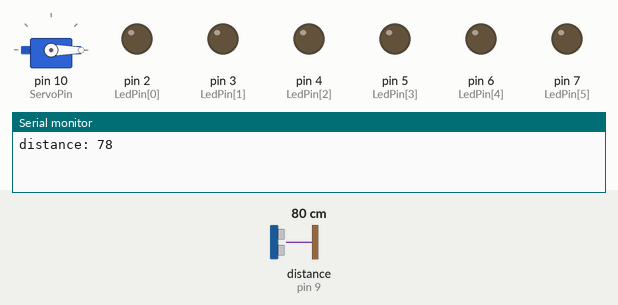
Bench run of a sketch on a simulated Arduino Uno, built with avr-gcc and run on an emulated ATmega328P. On the bench: servo, output pins drawn as LEDs (lit = HIGH), the last lines printed to the serial monitor. Wiring (inferred from the names in the program): ultrasonic range finder: trigger pin 8; echo pin 9. Inputs (shaded band) come from the test bench; at power-on: distance to the obstacle (sensor on pin 9) 80 cm. The echo pulse lasts 58.3 µs per cm; pins used as bus, display or sensor lines are not drawn.

Above: at 2.3 s.
2.4 s: distance to the obstacle (sensor on pin 9) set to 55 cm
4.5 s: distance to the obstacle (sensor on pin 9) set to 45 cm
At 6.3 s:
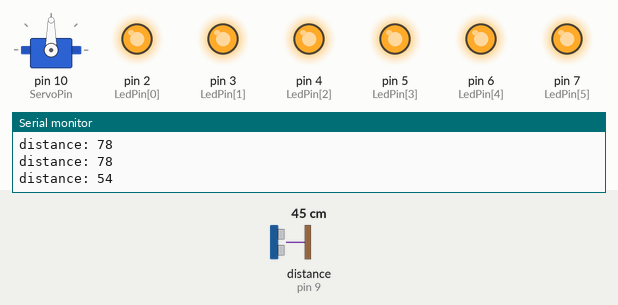
8.0 s: distance to the obstacle (sensor on pin 9) set to 60 cm
At 9.14 s:
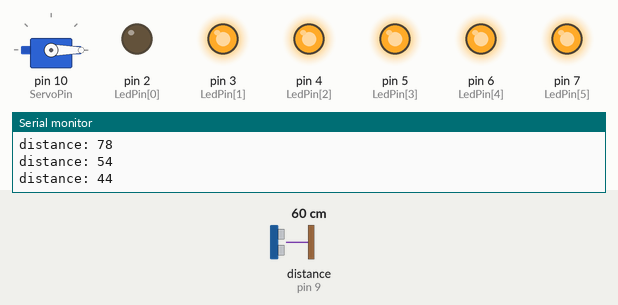
11.5 s: distance to the obstacle (sensor on pin 9) set to 2 cm
At 12.15 s:
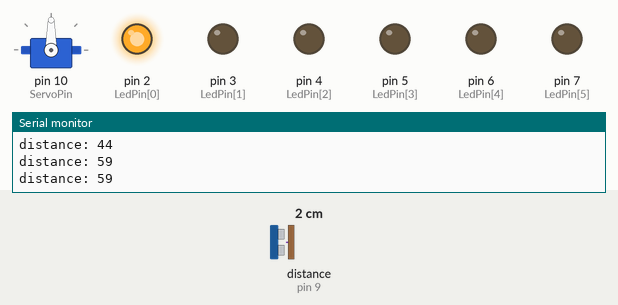
15.0 s: distance to the obstacle (sensor on pin 9) set to 120 cm
At 16.91 s:
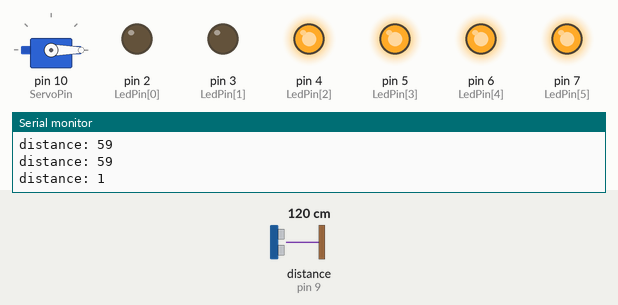
Timing chart, 0 to 19.3 s (numbered marks = the images above; inputs shaded):
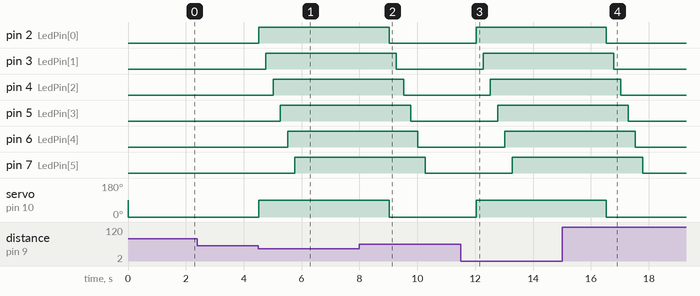

The sketch:

lights_and_gate_system.ino
```cpp
#include <Servo.h>

//define the LED pins
const int LedPin[]={2,3,4,5,6,7};

//define the ultrasonic sensor pins
const int TrigPin = 8;
const int EchoPin = 9;

//define servo pin
const int ServoPin = 10;
//create a servo object (name the servo)
Servo myServo;

void setup() {
  //initialize serial communication
  Serial.begin(9600);

  //initialize ultrasonic sensor pins (pin number,input or output)
  pinMode (TrigPin,OUTPUT);
  pinMode (EchoPin,INPUT);

  //initialize LED pins (pin number, input or output)
  for (int i=0;i<6;i++){
    pinMode (LedPin[i],OUTPUT);
  }

  //initialize servo pin (pin number)
  myServo.attach(ServoPin);
}

void loop() {
  //measure distance using the ultrasonic sensor
  long duration, distance;
  digitalWrite(TrigPin,LOW);
  delayMicroseconds(2);
  digitalWrite(TrigPin,HIGH);
  delayMicroseconds(10);
  digitalWrite(TrigPin,LOW);
  duration = pulseIn(EchoPin,HIGH);
  distance = (duration*0.034)/2;

  //control LEDs & servo motor based on the distance from the sensor
  if (distance>0 && distance < 50){
    myServo.write(90);

    for (int i=0;i<6;i++){
      digitalWrite(LedPin[i],HIGH);
      delay (250);
    }
    delay (3000);
  }
  //turn off LEDs and lower the servo arm
  else {
    myServo.write(0);

    for (int i=0;i<6;i++){
      digitalWrite(LedPin[i],LOW);
      delay (250);
    }
  }
  //display the distance on the serial monitor
  Serial.print("distance: ");
  Serial.println(distance);
}
```

Measured:
- the behaviour switches between 51 and 50 cm on distance to the obstacle (sensor on pin 9) (found by bisection; images 0 and 1)
- after the input at 4.5 s, pin 2 (LedPin[0]): LOW → HIGH at once; pin 3 (LedPin[1]): LOW → HIGH after 0.27 s; pin 4 (LedPin[2]): LOW → HIGH after 0.52 s; pin 5 (LedPin[3]): LOW → HIGH after 0.77 s; pin 6 (LedPin[4]): LOW → HIGH after 1.0 s
- after the input at 8.0 s, pin 2 (LedPin[0]): HIGH → LOW after 1.0 s; pin 3 (LedPin[1]): HIGH → LOW after 1.3 s; pin 4 (LedPin[2]): HIGH → LOW after 1.5 s; pin 5 (LedPin[3]): HIGH → LOW after 1.8 s; pin 6 (LedPin[4]): HIGH → LOW after 2.0 s
- after the input at 11.5 s, pin 2 (LedPin[0]): LOW → HIGH after 0.53 s; pin 3 (LedPin[1]): LOW → HIGH after 0.78 s; pin 4 (LedPin[2]): LOW → HIGH after 1.0 s; pin 5 (LedPin[3]): LOW → HIGH after 1.3 s; pin 6 (LedPin[4]): LOW → HIGH after 1.5 s
- after the input at 15.0 s, pin 2 (LedPin[0]): HIGH → LOW after 1.5 s; pin 3 (LedPin[1]): HIGH → LOW after 1.8 s; pin 4 (LedPin[2]): HIGH → LOW after 2.0 s; pin 5 (LedPin[3]): HIGH → LOW after 2.3 s; pin 6 (LedPin[4]): HIGH → LOW after 2.5 s
